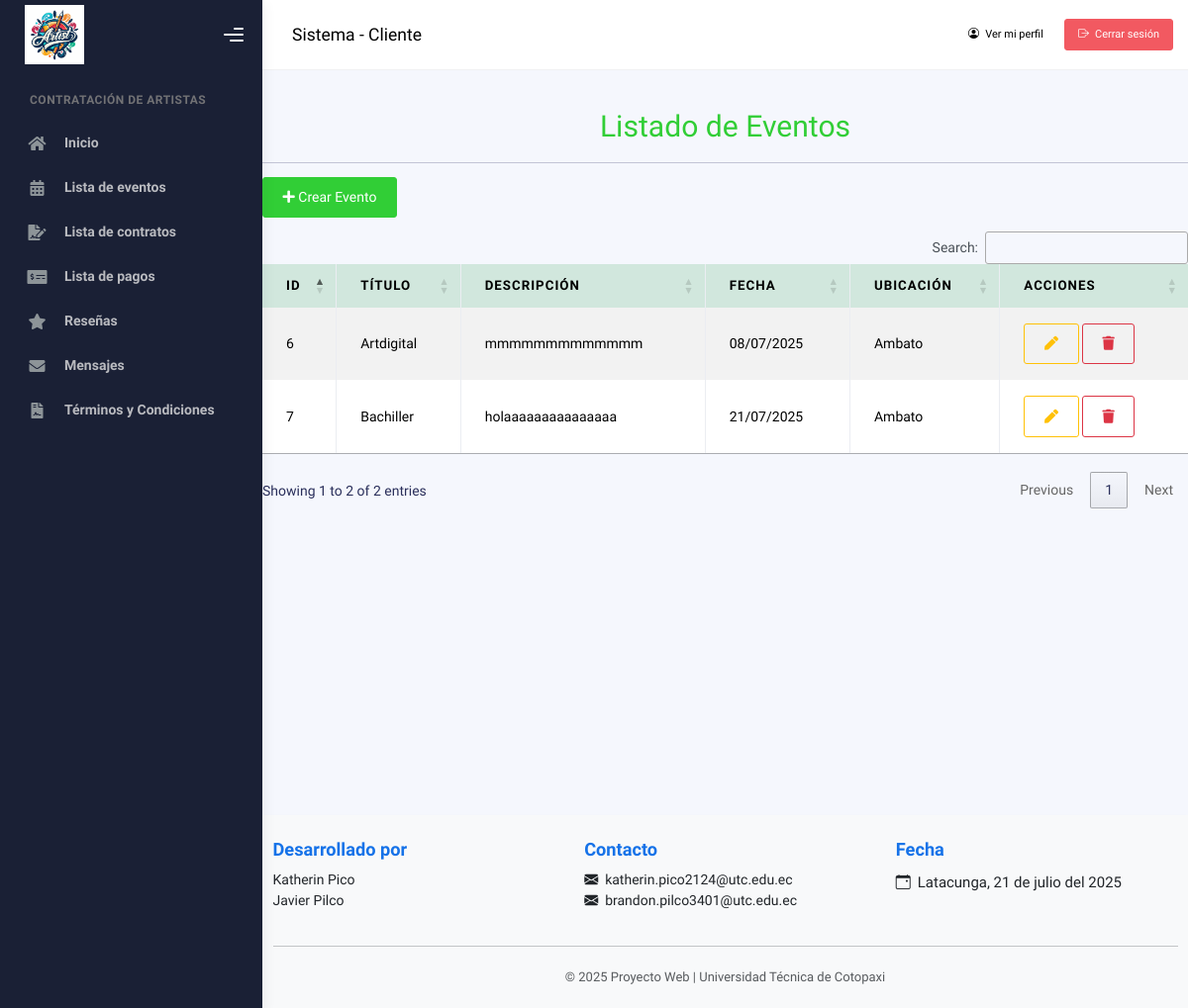
The page /cliente/eventos/ (signed in) on the database as committed earlier.
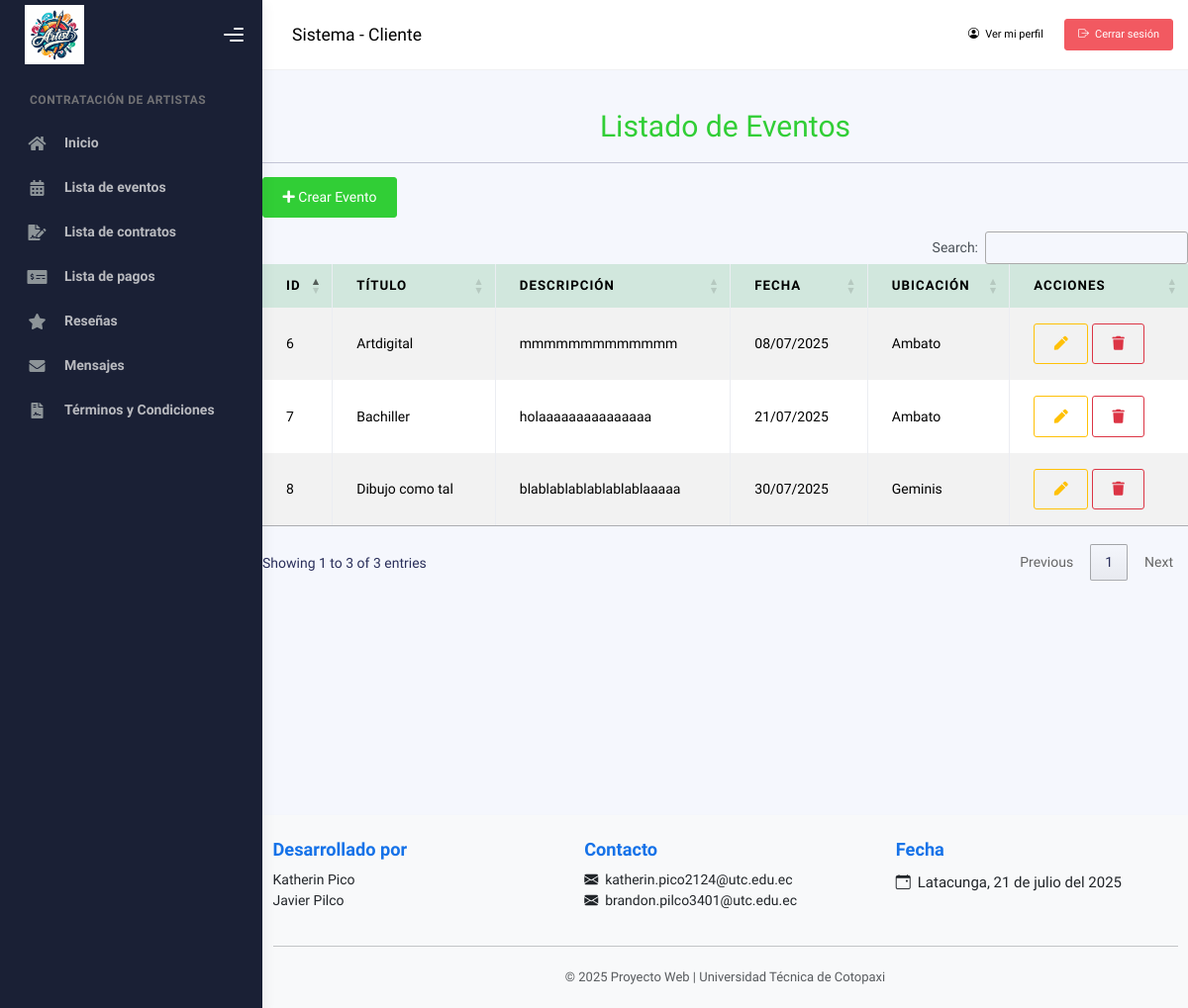
The same page on the database as committed later.
### Aplicaciones/gestionContratos/models.py (models this page shows, shortened)
class Evento(models.Model):
    cliente = models.ForeignKey(Usuario, on_delete=models.CASCADE, limit_choices_to={'rol': 'Cliente'})
    titulo = models.CharField(max_length=100)
    descripcion = models.TextField()
    fecha = models.DateField()
    ubicacion = models.CharField(max_length=200)
    class Meta:
        ordering = ['fecha']

### Aplicaciones/gestionContratos/views.py (the view)
# urls.py: path('cliente/eventos/', views.listar_eventos, name='listar_eventos'),
def listar_eventos(request):
    usuario_id = request.session.get('usuario_id')
    if not usuario_id:
        return redirect('login')
    cliente = Usuario.objects.get(id=usuario_id)
    eventos = Evento.objects.filter(cliente=cliente).order_by('id')
    return render(request, 'cliente/eventos/lista_eventos.html', {'eventos': eventos})

### Aplicaciones/gestionContratos/templates/cliente/eventos/lista_eventos.html (shortened to what this page needs)
{% extends 'cliente/plantilla.html' %}
{% load static %}
{% block contenido %}
<br><br><br>
<div class="container mt-5">
    <h1 class="text-center text-success">Listado de Eventos</h1>
    <hr>
    <a href="{% url 'crear_evento' %}" class="btn btn-success mb-3">
        <i class="fa fa-plus"></i> Crear Evento
    </a>
    <table class="table table-bordered table-striped table-hover" id="tbl_evento">
        <thead class="table-success">
            <tr>
                <th>ID</th>
                <th>TÍTULO</th>
                <th>DESCRIPCIÓN</th>
                <th>FECHA</th>
                <th>UBICACIÓN</th>
                <th>ACCIONES</th>
            </tr>
        </thead>
        <tbody>
            {% for evento in eventos %}
            <tr>
                <td>{{ evento.id }}</td>
                <td>{{ evento.titulo }}</td>
                <td>{{ evento.descripcion|truncatechars:40 }}</td>
                <td>{{ evento.fecha|date:"d/m/Y" }}</td>
                <td>{{ evento.ubicacion }}</td>
                <td>
                    <a href="{% url 'editar_evento' evento.id %}" class="btn btn-outline-warning">
                        <i class="fa fa-pen"></i>
                    </a>
                    <button onclick="confirmarEliminacion('{{ evento.id }}')" class="btn btn-outline-danger">
                        <i class="fa fa-trash"></i>
                    </button>
                </td>
            </tr>
            {% endfor %}
        </tbody>
    </table>
</div>
{% endblock %}

Rows that differ between the two databases and show on the page:
added Evento: id "8", titulo "Dibujo como tal", descripcion "blablablablablablablaaaaa", fecha "30/07/2025", ubicacion "Geminis"
Other text that changed with them:
text written by a page script: "Search: Showing 1 to 2 of 2 entries Previous 1 Next" → "Search: Showing 1 to 3 of 3 entries Previous 1 Next"
